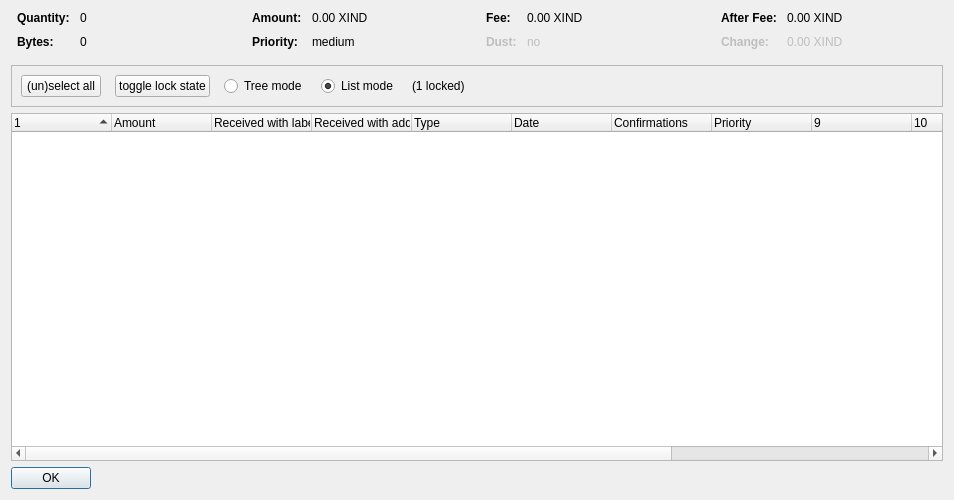
<?xml version="1.0" encoding="UTF-8"?>
<ui version="4.0">
 <class>CoinControlDialog</class>
 <widget class="QDialog" name="CoinControlDialog">
  <property name="geometry">
   <rect>
    <x>0</x>
    <y>0</y>
    <width>954</width>
    <height>500</height>
   </rect>
  </property>
  <property name="windowTitle">
   <string>Coin Selection</string>
  </property>
  <layout class="QVBoxLayout" name="verticalLayout">
   <item>
    <layout class="QHBoxLayout" name="horizontalLayoutTop" stretch="0,0,0,0">
     <property name="topMargin">
      <number>0</number>
     </property>
     <property name="bottomMargin">
      <number>10</number>
     </property>
     <item>
      <layout class="QFormLayout" name="formLayoutCoinControl1">
       <property name="horizontalSpacing">
        <number>10</number>
       </property>
       <property name="verticalSpacing">
        <number>10</number>
       </property>
       <property name="leftMargin">
        <number>6</number>
       </property>
       <property name="rightMargin">
        <number>6</number>
       </property>
       <item row="0" column="0">
        <widget class="QLabel" name="labelCoinControlQuantityText">
         <property name="font">
          <font>
           <weight>75</weight>
           <bold>true</bold>
          </font>
         </property>
         <property name="text">
          <string>Quantity:</string>
         </property>
        </widget>
       </item>
       <item row="0" column="1">
        <widget class="QLabel" name="labelCoinControlQuantity">
         <property name="cursor">
          <cursorShape>IBeamCursor</cursorShape>
         </property>
         <property name="contextMenuPolicy">
          <enum>Qt::ActionsContextMenu</enum>
         </property>
         <property name="text">
          <string notr="true">0</string>
         </property>
         <property name="textInteractionFlags">
          <set>Qt::LinksAccessibleByMouse|Qt::TextSelectableByKeyboard|Qt::TextSelectableByMouse</set>
         </property>
        </widget>
       </item>
       <item row="1" column="0">
        <widget class="QLabel" name="labelCoinControlBytesText">
         <property name="font">
          <font>
           <weight>75</weight>
           <bold>true</bold>
          </font>
         </property>
         <property name="text">
          <string>Bytes:</string>
         </property>
        </widget>
       </item>
       <item row="1" column="1">
        <widget class="QLabel" name="labelCoinControlBytes">
         <property name="cursor">
          <cursorShape>IBeamCursor</cursorShape>
         </property>
         <property name="contextMenuPolicy">
          <enum>Qt::ActionsContextMenu</enum>
         </property>
         <property name="text">
          <string notr="true">0</string>
         </property>
         <property name="textInteractionFlags">
          <set>Qt::LinksAccessibleByMouse|Qt::TextSelectableByKeyboard|Qt::TextSelectableByMouse</set>
         </property>
        </widget>
       </item>
      </layout>
     </item>
     <item>
      <layout class="QFormLayout" name="formLayoutCoinControl2">
       <property name="horizontalSpacing">
        <number>10</number>
       </property>
       <property name="verticalSpacing">
        <number>10</number>
       </property>
       <property name="leftMargin">
        <number>6</number>
       </property>
       <property name="rightMargin">
        <number>6</number>
       </property>
       <item row="0" column="0">
        <widget class="QLabel" name="labelCoinControlAmountText">
         <property name="font">
          <font>
           <weight>75</weight>
           <bold>true</bold>
          </font>
         </property>
         <property name="text">
          <string>Amount:</string>
         </property>
        </widget>
       </item>
       <item row="0" column="1">
        <widget class="QLabel" name="labelCoinControlAmount">
         <property name="cursor">
          <cursorShape>IBeamCursor</cursorShape>
         </property>
         <property name="contextMenuPolicy">
          <enum>Qt::ActionsContextMenu</enum>
         </property>
         <property name="text">
          <string notr="true">0.00 XIND</string>
         </property>
         <property name="textInteractionFlags">
          <set>Qt::LinksAccessibleByMouse|Qt::TextSelectableByKeyboard|Qt::TextSelectableByMouse</set>
         </property>
        </widget>
       </item>
       <item row="1" column="0">
        <widget class="QLabel" name="labelCoinControlPriorityText">
         <property name="font">
          <font>
           <weight>75</weight>
           <bold>true</bold>
          </font>
         </property>
         <property name="text">
          <string>Priority:</string>
         </property>
        </widget>
       </item>
       <item row="1" column="1">
        <widget class="QLabel" name="labelCoinControlPriority">
         <property name="cursor">
          <cursorShape>IBeamCursor</cursorShape>
         </property>
         <property name="contextMenuPolicy">
          <enum>Qt::ActionsContextMenu</enum>
         </property>
         <property name="text">
          <string>medium</string>
         </property>
         <property name="textInteractionFlags">
          <set>Qt::LinksAccessibleByMouse|Qt::TextSelectableByKeyboard|Qt::TextSelectableByMouse</set>
         </property>
        </widget>
       </item>
      </layout>
     </item>
     <item>
      <layout class="QFormLayout" name="formLayoutCoinControl3">
       <property name="horizontalSpacing">
        <number>10</number>
       </property>
       <property name="verticalSpacing">
        <number>10</number>
       </property>
       <property name="leftMargin">
        <number>6</number>
       </property>
       <property name="rightMargin">
        <number>6</number>
       </property>
       <item row="0" column="0">
        <widget class="QLabel" name="labelCoinControlFeeText">
         <property name="font">
          <font>
           <weight>75</weight>
           <bold>true</bold>
          </font>
         </property>
         <property name="text">
          <string>Fee:</string>
         </property>
        </widget>
       </item>
       <item row="0" column="1">
        <widget class="QLabel" name="labelCoinControlFee">
         <property name="cursor">
          <cursorShape>IBeamCursor</cursorShape>
         </property>
         <property name="contextMenuPolicy">
          <enum>Qt::ActionsContextMenu</enum>
         </property>
         <property name="text">
          <string notr="true">0.00 XIND</string>
         </property>
         <property name="textInteractionFlags">
          <set>Qt::LinksAccessibleByMouse|Qt::TextSelectableByKeyboard|Qt::TextSelectableByMouse</set>
         </property>
        </widget>
       </item>
       <item row="1" column="0">
        <widget class="QLabel" name="labelCoinControlLowOutputText">
         <property name="enabled">
          <bool>false</bool>
         </property>
         <property name="font">
          <font>
           <weight>75</weight>
           <bold>true</bold>
          </font>
         </property>
         <property name="text">
          <string>Dust:</string>
         </property>
        </widget>
       </item>
       <item row="1" column="1">
        <widget class="QLabel" name="labelCoinControlLowOutput">
         <property name="enabled">
          <bool>false</bool>
         </property>
         <property name="cursor">
          <cursorShape>IBeamCursor</cursorShape>
         </property>
         <property name="contextMenuPolicy">
          <enum>Qt::ActionsContextMenu</enum>
         </property>
         <property name="text">
          <string>no</string>
         </property>
         <property name="textInteractionFlags">
          <set>Qt::LinksAccessibleByMouse|Qt::TextSelectableByKeyboard|Qt::TextSelectableByMouse</set>
         </property>
        </widget>
       </item>
      </layout>
     </item>
     <item>
      <layout class="QFormLayout" name="formLayoutCoinControl4">
       <property name="horizontalSpacing">
        <number>10</number>
       </property>
       <property name="verticalSpacing">
        <number>10</number>
       </property>
       <property name="leftMargin">
        <number>6</number>
       </property>
       <property name="rightMargin">
        <number>6</number>
       </property>
       <item row="0" column="0">
        <widget class="QLabel" name="labelCoinControlAfterFeeText">
         <property name="font">
          <font>
           <weight>75</weight>
           <bold>true</bold>
          </font>
         </property>
         <property name="text">
          <string>After Fee:</string>
         </property>
        </widget>
       </item>
       <item row="0" column="1">
        <widget class="QLabel" name="labelCoinControlAfterFee">
         <property name="cursor">
          <cursorShape>IBeamCursor</cursorShape>
         </property>
         <property name="contextMenuPolicy">
          <enum>Qt::ActionsContextMenu</enum>
         </property>
         <property name="text">
          <string notr="true">0.00 XIND</string>
         </property>
         <property name="textInteractionFlags">
          <set>Qt::LinksAccessibleByMouse|Qt::TextSelectableByKeyboard|Qt::TextSelectableByMouse</set>
         </property>
        </widget>
       </item>
       <item row="1" column="0">
        <widget class="QLabel" name="labelCoinControlChangeText">
         <property name="enabled">
          <bool>false</bool>
         </property>
         <property name="font">
          <font>
           <weight>75</weight>
           <bold>true</bold>
          </font>
         </property>
         <property name="text">
          <string>Change:</string>
         </property>
        </widget>
       </item>
       <item row="1" column="1">
        <widget class="QLabel" name="labelCoinControlChange">
         <property name="enabled">
          <bool>false</bool>
         </property>
         <property name="cursor">
          <cursorShape>IBeamCursor</cursorShape>
         </property>
         <property name="contextMenuPolicy">
          <enum>Qt::ActionsContextMenu</enum>
         </property>
         <property name="text">
          <string notr="true">0.00 XIND</string>
         </property>
         <property name="textInteractionFlags">
          <set>Qt::LinksAccessibleByMouse|Qt::TextSelectableByKeyboard|Qt::TextSelectableByMouse</set>
         </property>
        </widget>
       </item>
      </layout>
     </item>
    </layout>
   </item>
   <item>
    <widget class="QFrame" name="frame">
     <property name="minimumSize">
      <size>
       <width>0</width>
       <height>40</height>
      </size>
     </property>
     <property name="frameShape">
      <enum>QFrame::StyledPanel</enum>
     </property>
     <property name="frameShadow">
      <enum>QFrame::Sunken</enum>
     </property>
     <layout class="QHBoxLayout" name="horizontalLayout">
      <item>
       <layout class="QHBoxLayout" name="horizontalLayoutPanel" stretch="0,0,0,0,0,0">
        <property name="spacing">
         <number>14</number>
        </property>
        <item>
         <widget class="QPushButton" name="pushButtonSelectAll">
          <property name="sizePolicy">
           <sizepolicy hsizetype="Maximum" vsizetype="Fixed">
            <horstretch>0</horstretch>
            <verstretch>0</verstretch>
           </sizepolicy>
          </property>
          <property name="text">
           <string>(un)select all</string>
          </property>
          <property name="autoDefault">
           <bool>false</bool>
          </property>
         </widget>
        </item>
        <item>
         <widget class="QPushButton" name="pushButtonToggleLock">
          <property name="sizePolicy">
           <sizepolicy hsizetype="Maximum" vsizetype="Fixed">
            <horstretch>0</horstretch>
            <verstretch>0</verstretch>
           </sizepolicy>
          </property>
          <property name="text">
           <string>toggle lock state</string>
          </property>
          <property name="autoDefault">
           <bool>false</bool>
          </property>
         </widget>
        </item>
        <item>
         <widget class="QRadioButton" name="radioTreeMode">
          <property name="sizePolicy">
           <sizepolicy hsizetype="Maximum" vsizetype="Fixed">
            <horstretch>0</horstretch>
            <verstretch>0</verstretch>
           </sizepolicy>
          </property>
          <property name="text">
           <string>Tree mode</string>
          </property>
         </widget>
        </item>
        <item>
         <widget class="QRadioButton" name="radioListMode">
          <property name="sizePolicy">
           <sizepolicy hsizetype="Maximum" vsizetype="Fixed">
            <horstretch>0</horstretch>
            <verstretch>0</verstretch>
           </sizepolicy>
          </property>
          <property name="text">
           <string>List mode</string>
          </property>
          <property name="checked">
           <bool>true</bool>
          </property>
         </widget>
        </item>
        <item>
         <widget class="QLabel" name="labelLocked">
          <property name="text">
           <string>(1 locked)</string>
          </property>
         </widget>
        </item>
        <item>
         <spacer name="horizontalSpacer">
          <property name="orientation">
           <enum>Qt::Horizontal</enum>
          </property>
          <property name="sizeHint" stdset="0">
           <size>
            <width>40</width>
            <height>20</height>
           </size>
          </property>
         </spacer>
        </item>
       </layout>
      </item>
     </layout>
    </widget>
   </item>
   <item>
    <widget class="CoinControlTreeWidget" name="treeWidget">
     <property name="contextMenuPolicy">
      <enum>Qt::CustomContextMenu</enum>
     </property>
     <property name="sortingEnabled">
      <bool>false</bool>
     </property>
     <property name="columnCount">
      <number>13</number>
     </property>
     <attribute name="headerShowSortIndicator" stdset="0">
      <bool>true</bool>
     </attribute>
     <attribute name="headerStretchLastSection">
      <bool>false</bool>
     </attribute>
     <column>
      <property name="text">
       <string/>
      </property>
     </column>
     <column>
      <property name="text">
       <string>Amount</string>
      </property>
     </column>
     <column>
      <property name="text">
       <string>Received with label</string>
      </property>
     </column>
     <column>
      <property name="text">
       <string>Received with address</string>
      </property>
     </column>
     <column>
      <property name="text">
	<string>Type</string>
      </property>
     </column>
     <column>
      <property name="text">	 
       <string>Date</string>
      </property>
     </column>
     <column>
      <property name="text">
       <string>Confirmations</string>
      </property>
      <property name="toolTip">
       <string>Confirmed</string>
      </property>
     </column>
     <column>
      <property name="text">
       <string>Priority</string>
      </property>
     </column>
     <column>
      <property name="text">
       <string/>
      </property>
     </column>
     <column>
      <property name="text">
       <string/>
      </property>
     </column>
     <column>
      <property name="text">
       <string/>
      </property>
     </column>
     <column>
      <property name="text">
       <string/>
      </property>
     </column>
     <column>
      <property name="text">
       <string/>
      </property>
     </column>
    </widget>
   </item>
   <item>
    <widget class="QDialogButtonBox" name="buttonBox">
     <property name="sizePolicy">
      <sizepolicy hsizetype="Maximum" vsizetype="Fixed">
       <horstretch>0</horstretch>
       <verstretch>0</verstretch>
      </sizepolicy>
     </property>
     <property name="orientation">
      <enum>Qt::Horizontal</enum>
     </property>
     <property name="standardButtons">
      <set>QDialogButtonBox::Ok</set>
     </property>
    </widget>
   </item>
  </layout>
 </widget>
 <customwidgets>
  <customwidget>
   <class>CoinControlTreeWidget</class>
   <extends>QTreeWidget</extends>
   <header>coincontroltreewidget.h</header>
  </customwidget>
 </customwidgets>
 <resources/>
 <connections/>
</ui>
